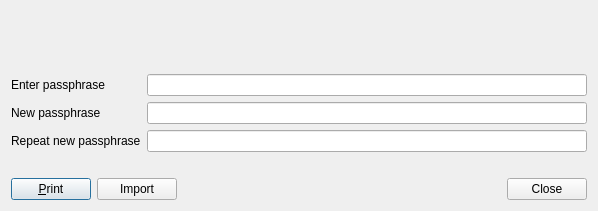
<?xml version="1.0" encoding="UTF-8"?>
<ui version="4.0">
 <class>GenAndPrintDialog</class>
 <widget class="QDialog" name="GenAndPrintDialog">
  <property name="geometry">
   <rect>
    <x>0</x>
    <y>0</y>
    <width>598</width>
    <height>211</height>
   </rect>
  </property>
  <property name="sizePolicy">
   <sizepolicy hsizetype="Preferred" vsizetype="Minimum">
    <horstretch>0</horstretch>
    <verstretch>0</verstretch>
   </sizepolicy>
  </property>
  <property name="minimumSize">
   <size>
    <width>550</width>
    <height>0</height>
   </size>
  </property>
  <property name="windowTitle">
   <string>Passphrase Dialog</string>
  </property>
  <layout class="QVBoxLayout" name="verticalLayout">
   <item>
    <widget class="QLabel" name="warningLabel">
     <property name="textFormat">
      <enum>Qt::RichText</enum>
     </property>
     <property name="wordWrap">
      <bool>true</bool>
     </property>
    </widget>
   </item>
   <item>
    <layout class="QFormLayout" name="formLayout">
     <property name="fieldGrowthPolicy">
      <enum>QFormLayout::AllNonFixedFieldsGrow</enum>
     </property>
     <item row="0" column="0">
      <widget class="QLabel" name="passLabel1">
       <property name="text">
        <string>Enter passphrase</string>
       </property>
      </widget>
     </item>
     <item row="0" column="1">
      <widget class="QLineEdit" name="passEdit1">
       <property name="echoMode">
        <enum>QLineEdit::Normal</enum>
       </property>
      </widget>
     </item>
     <item row="1" column="0">
      <widget class="QLabel" name="passLabel2">
       <property name="text">
        <string>New passphrase</string>
       </property>
      </widget>
     </item>
     <item row="1" column="1">
      <widget class="QLineEdit" name="passEdit2">
       <property name="echoMode">
        <enum>QLineEdit::Password</enum>
       </property>
      </widget>
     </item>
     <item row="2" column="0">
      <widget class="QLabel" name="passLabel3">
       <property name="text">
        <string>Repeat new passphrase</string>
       </property>
      </widget>
     </item>
     <item row="2" column="1">
      <widget class="QLineEdit" name="passEdit3">
       <property name="echoMode">
        <enum>QLineEdit::Password</enum>
       </property>
      </widget>
     </item>
     <item row="3" column="1">
      <widget class="QLabel" name="capsLabel">
       <property name="font">
        <font>
         <weight>75</weight>
         <bold>true</bold>
        </font>
       </property>
       <property name="text">
        <string/>
       </property>
       <property name="alignment">
        <set>Qt::AlignCenter</set>
       </property>
      </widget>
     </item>
    </layout>
   </item>
   <item>
    <layout class="QHBoxLayout" name="horizontalLayout" stretch="0,0,0">
     <item>
      <widget class="QPushButton" name="printButton">
       <property name="toolTip">
        <string>Generate addresses and print QR codes</string>
       </property>
       <property name="layoutDirection">
        <enum>Qt::LeftToRight</enum>
       </property>
       <property name="text">
        <string>&amp;Print</string>
       </property>
       <property name="icon">
        <iconset resource="../yrmixcoin.qrc">
         <normaloff>:/icons/qrcode</normaloff>:/icons/qrcode</iconset>
       </property>
      </widget>
     </item>
     <item>
      <widget class="QPushButton" name="importButton">
       <property name="text">
        <string>Import</string>
       </property>
      </widget>
     </item>
     <item>
      <widget class="QDialogButtonBox" name="buttonBox">
       <property name="orientation">
        <enum>Qt::Horizontal</enum>
       </property>
       <property name="standardButtons">
        <set>QDialogButtonBox::Close</set>
       </property>
      </widget>
     </item>
    </layout>
   </item>
  </layout>
 </widget>
 <resources>
  <include location="../yrmixcoin.qrc"/>
 </resources>
 <connections>
  <connection>
   <sender>buttonBox</sender>
   <signal>accepted()</signal>
   <receiver>GenAndPrintDialog</receiver>
   <slot>accept()</slot>
   <hints>
    <hint type="sourcelabel">
     <x>20</x>
     <y>20</y>
    </hint>
    <hint type="destinationlabel">
     <x>20</x>
     <y>20</y>
    </hint>
   </hints>
  </connection>
  <connection>
   <sender>buttonBox</sender>
   <signal>rejected()</signal>
   <receiver>GenAndPrintDialog</receiver>
   <slot>reject()</slot>
   <hints>
    <hint type="sourcelabel">
     <x>20</x>
     <y>20</y>
    </hint>
    <hint type="destinationlabel">
     <x>20</x>
     <y>20</y>
    </hint>
   </hints>
  </connection>
 </connections>
</ui>
